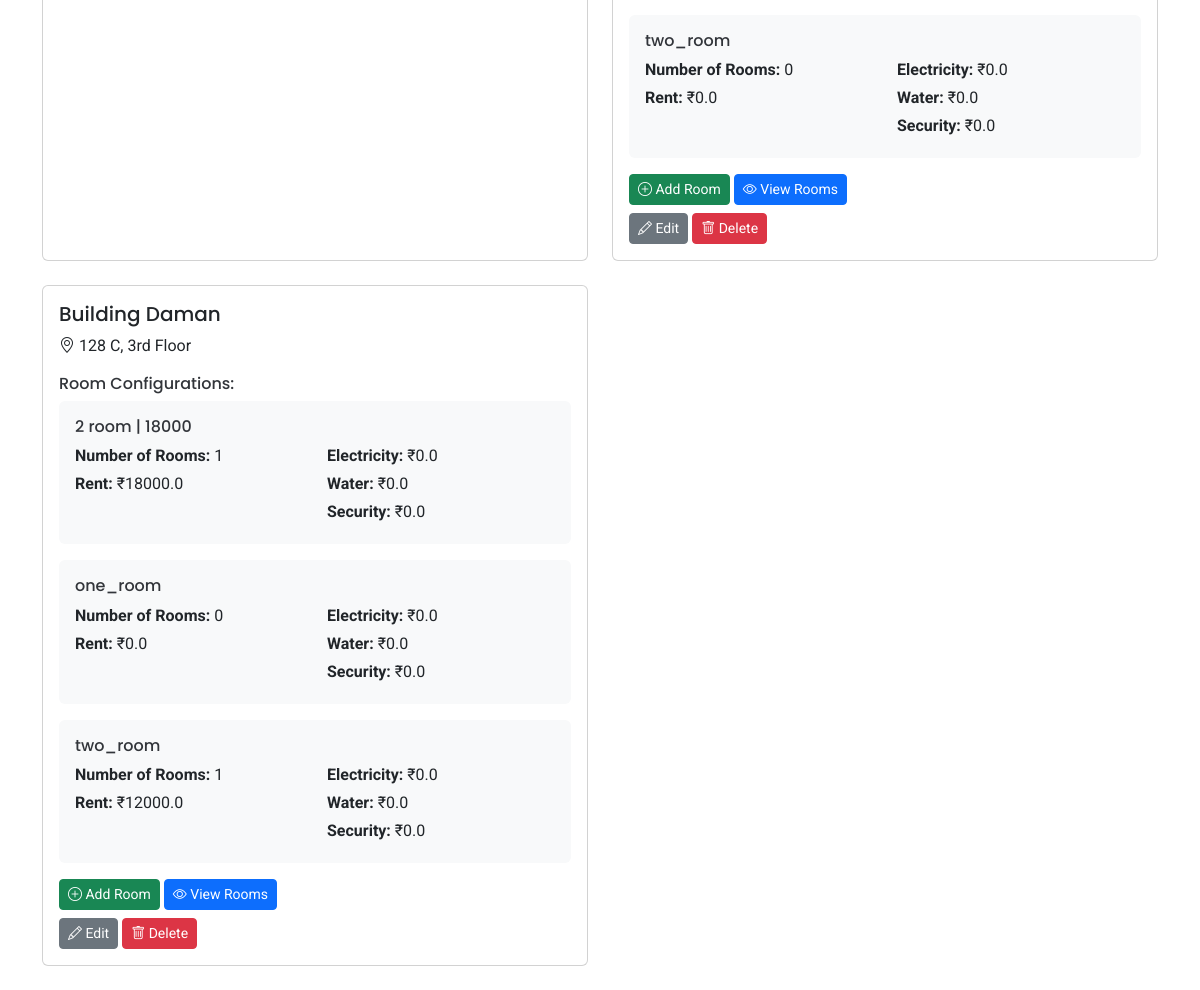
Page /my-properties (signed in, lower part) on the earlier database version.
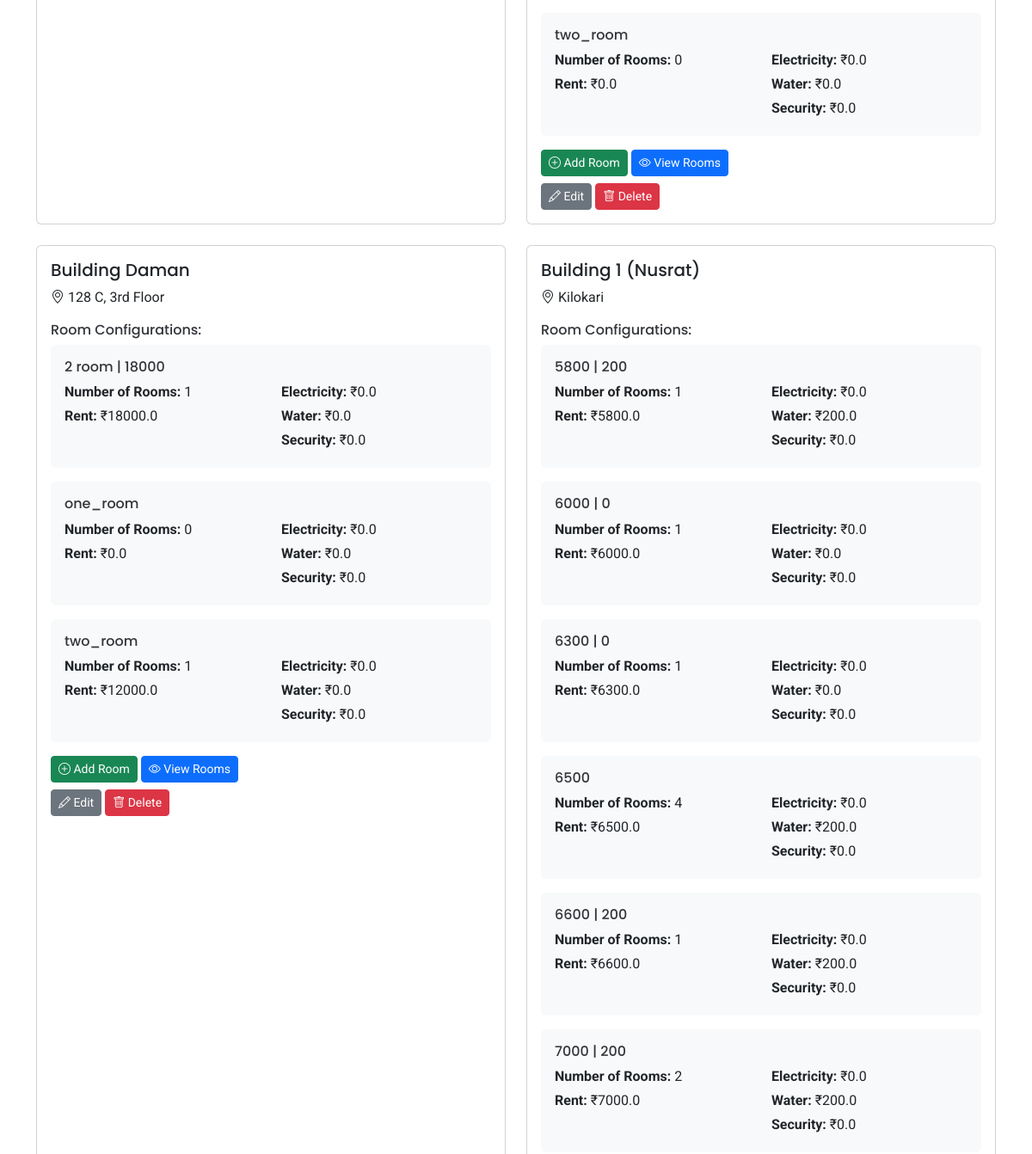
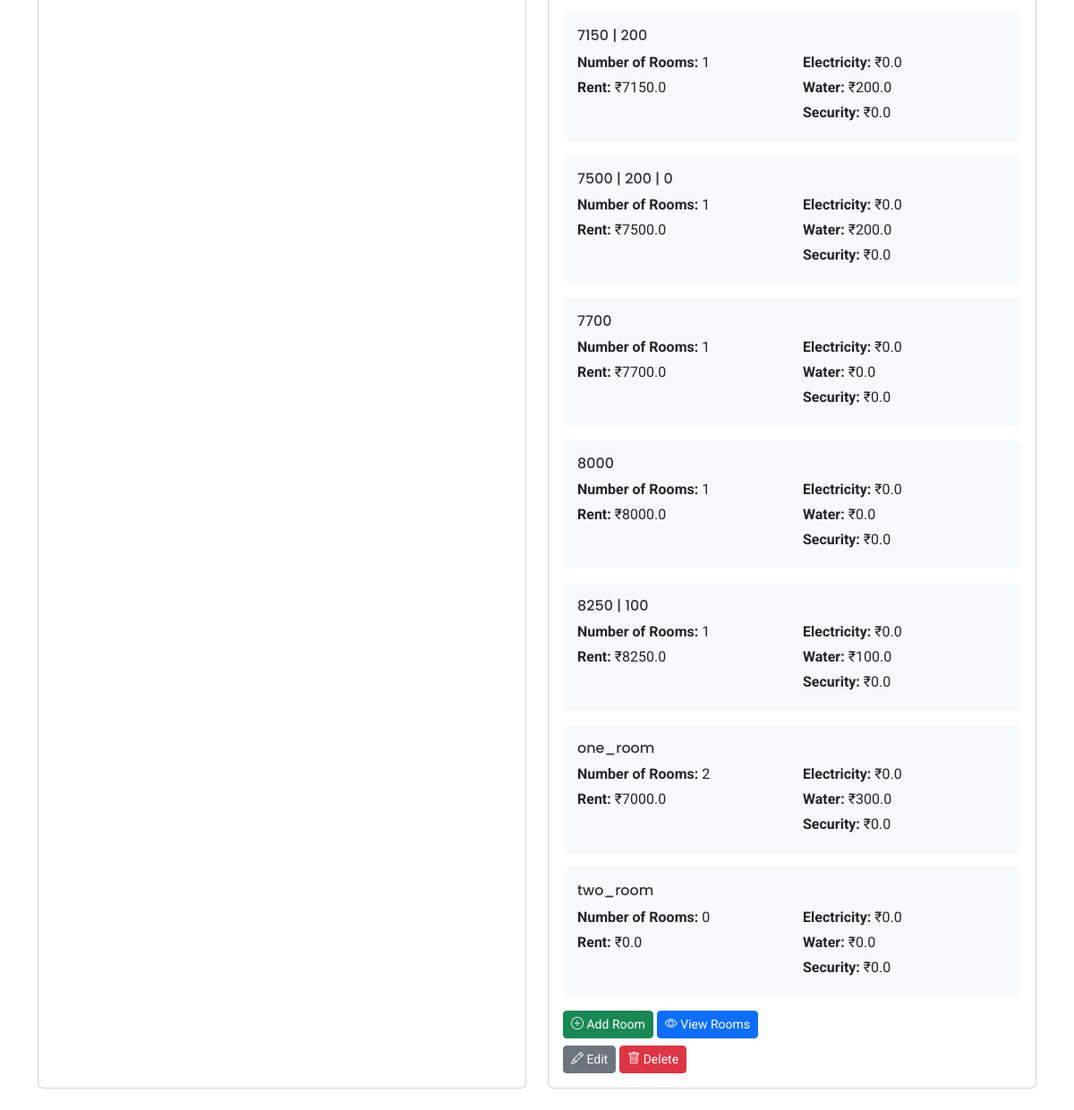
Same page on the later database version (2 pictures, top to bottom).
### tables this page shows
CREATE TABLE room_configurations
                 (id INTEGER PRIMARY KEY AUTOINCREMENT,
                  property_id INTEGER NOT NULL,
                  room_type TEXT NOT NULL,
                  room_count INTEGER NOT NULL,
                  rent REAL NOT NULL,
                  electricity_charge REAL NOT NULL,
                  water_charge REAL NOT NULL,
                  security_deposit REAL NOT NULL,
                  FOREIGN KEY (property_id) REFERENCES properties (id));

CREATE TABLE properties
                 (id INTEGER PRIMARY KEY AUTOINCREMENT,
                  name TEXT NOT NULL,
                  address TEXT NOT NULL,
                  user_id INTEGER NOT NULL,
                  FOREIGN KEY (user_id) REFERENCES users (id));

### app/routes.py (the view)
@app.route('/my-properties')
def my_properties():
    if 'user_id' not in session:
        flash('Please login to access this page', 'warning')
        return redirect(url_for('login'))
    conn = get_db()
    c = conn.cursor()
    properties_data = c.execute('''
        SELECT p.id, p.name, p.address,
               rc.id as room_config_id, rc.room_type, rc.room_count,
               rc.rent, rc.electricity_charge, rc.water_charge, rc.security_deposit
        FROM properties p
        LEFT JOIN room_configurations rc ON p.id = rc.property_id
        WHERE p.user_id = ?
        ORDER BY p.id, rc.room_type -- Order by property and then room type
    ''', (session['user_id'],)).fetchall()
    formatted_properties = []
    current_property = None
    for row in properties_data:
        if current_property is None or current_property['id'] != row['id']:
            if current_property is not None:
                formatted_properties.append(current_property)
            current_property = {
                'id': row['id'],
                'name': row['name'],
                'address': row['address'],
                'room_configurations': [] # Renamed key to be more accurate
            }
        if row['room_config_id']: # Check if rc.id is not NULL
             current_property['room_configurations'].append({
                'id': row['room_config_id'],
                'room_type': row['room_type'],
                'room_count': row['room_count'],
                'rent': row['rent'],
                'electricity_charge': row['electricity_charge'],
                'water_charge': row['water_charge'],
                'security_deposit': row['security_deposit']
            })
    if current_property is not None:
        formatted_properties.append(current_property)
    conn.close()
    return render_template('my_properties.html',
                         properties=formatted_properties)

### app/routes.py (called while the page is built)
def get_db():
    conn = sqlite3.connect('rentease.db')
    conn.row_factory = sqlite3.Row
    return conn

### app/templates/my_properties.html (shortened to what this page needs)
<!DOCTYPE html>
<html lang="en">
<head>
  <link href="{{ url_for('static', filename='assets/vendor/bootstrap/css/bootstrap.min.css') }}" rel="stylesheet">
  <link href="{{ url_for('static', filename='assets/vendor/bootstrap-icons/bootstrap-icons.css') }}" rel="stylesheet">
  <link href="{{ url_for('static', filename='assets/vendor/aos/aos.css') }}" rel="stylesheet">
  <link href="{{ url_for('static', filename='assets/css/main.css') }}" rel="stylesheet">
</head>
<body class="index-page">
  <main class="main" style="margin-top: 100px;">
    <div class="container mt-5">
      {% if properties %}
        <div class="row">
          {% for property in properties %}
          <div class="col-md-6 mb-4">
            <div class="card h-100">
              <div class="card-body">
                <h5 class="card-title">{{ property.name }}</h5>
                <p class="card-text"><i class="bi bi-geo-alt"></i> {{ property.address }}</p>
                <div class="mt-3">
                  <h6>Room Configurations:</h6>
                  {% for room_config in property.room_configurations %}
                  <div class="mb-3 p-3 bg-light rounded">
                    <h6 class="mb-2">{{ room_config.room_type }}</h6>
                    <div class="row">
                      <div class="col-6">
                        {% if room_config.room_count is not none %}
                            <p class="mb-1"><strong>Number of Rooms:</strong> {{ room_config.room_count }}</p>
                        {% endif %}
                        <p class="mb-1"><strong>Rent:</strong> ₹{{ room_config.rent }}</p>
                      </div>
                      <div class="col-6">
                        <p class="mb-1"><strong>Electricity:</strong> ₹{{ room_config.electricity_charge }}</p>
                        <p class="mb-1"><strong>Water:</strong> ₹{{ room_config.water_charge }}</p>
                        <p class="mb-1"><strong>Security:</strong> ₹{{ room_config.security_deposit }}</p>
                      </div>
                    </div>
                  </div>
                  {% endfor %}
                  <div class="mt-3">
                    <div class="mb-2">
                      <button type="button" class="btn btn-success btn-sm" data-bs-toggle="modal" data-bs-target="#addRoomModal{{ property.id }}">
                        <i class="bi bi-plus-circle"></i> Add Room
                      </button>
                      <a href="{{ url_for('view_rooms', property_id=property.id, source='properties') }}" class="btn btn-primary btn-sm">
                        <i class="bi bi-eye"></i> View Rooms
                      </a>
                    </div>
                    <div>
                      <a href="{{ url_for('edit_property', property_id=property.id) }}" class="btn btn-secondary btn-sm">
                        <i class="bi bi-pencil"></i> Edit
                      </a>
                      <button type="button" class="btn btn-danger btn-sm" data-bs-toggle="modal" data-bs-target="#deletePropertyModal{{ property.id }}">
                        <i class="bi bi-trash"></i> Delete
                      </button>
                    </div>
                  </div>
                </div>
              </div>
            </div>
          </div>
          {% endfor %}
        </div>
      {% else %}
        <div class="alert alert-info">
          You haven't added any properties yet. Click the "Add New Property" button to get started!
        </div>
      {% endif %}
    </div>
  </main>
</body>
</html>

### app/static/assets/css/main.css (style rules this page uses)
:root { --default-font: "Roboto", system-ui, -apple-system, "Segoe UI", Roboto, "Helvetica Neue", Arial, "Noto Sans", "Liberation Sans", sans-serif, "Apple Color Emoji", "Segoe UI Emoji", "Segoe UI Symbol", "Noto Color Emoji"; --heading-font: "Poppins", sans-serif; --nav-font: "Raleway", sans-serif; }
:root { --background-color: #ffffff; --default-color: #212529; --heading-color: #32353a; --accent-color: #5d57f4; --surface-color: #ffffff; --contrast-color: #ffffff; }
:root { --nav-color: #3a3939; --nav-hover-color: #5d57f4; --nav-mobile-background-color: #ffffff; --nav-dropdown-background-color: #ffffff; --nav-dropdown-color: #3a3939; --nav-dropdown-hover-color: #5d57f4; }
:root { scroll-behavior: smooth; }
body { color: var(--default-color); background-color: var(--background-color); font-family: var(--default-font); }
a { color: var(--accent-color); text-decoration: none; transition: 0.3s; }

Differences in the rows shown:
added room_configurations: name "Building 1 (Nusrat)", address "Kilokari", room_type "5800 | 200", room_count "1", rent "5800.0", electricity_charge "0.0", water_charge "200.0", security_deposit "0.0"
added room_configurations: room_type "6000 | 0", room_count "1", rent "6000.0", electricity_charge "0.0", water_charge "0.0", security_deposit "0.0", shown under "Building 1 (Nusrat)"
added room_configurations: room_type "6300 | 0", room_count "1", rent "6300.0", electricity_charge "0.0", water_charge "0.0", security_deposit "0.0", shown under "Building 1 (Nusrat)"
added room_configurations: room_type "6500", room_count "4", rent "6500.0", electricity_charge "0.0", water_charge "200.0", security_deposit "0.0", shown under "Building 1 (Nusrat)"
added room_configurations: room_type "6600 | 200", room_count "1", rent "6600.0", electricity_charge "0.0", water_charge "200.0", security_deposit "0.0", shown under "Building 1 (Nusrat)"
added room_configurations: room_type "7000 | 200", room_count "2", rent "7000.0", electricity_charge "0.0", water_charge "200.0", security_deposit "0.0", shown under "Building 1 (Nusrat)"
added room_configurations: room_type "7150 | 200", room_count "1", rent "7150.0", electricity_charge "0.0", water_charge "200.0", security_deposit "0.0", shown under "Building 1 (Nusrat)"
added room_configurations: room_type "7500 | 200 | 0", room_count "1", rent "7500.0", electricity_charge "0.0", water_charge "200.0", security_deposit "0.0", shown under "Building 1 (Nusrat)"
added room_configurations: room_type "7700", room_count "1", rent "7700.0", electricity_charge "0.0", water_charge "0.0", security_deposit "0.0", shown under "Building 1 (Nusrat)"
added room_configurations: room_type "8000", room_count "1", rent "8000.0", electricity_charge "0.0", water_charge "0.0", security_deposit "0.0", shown under "Building 1 (Nusrat)"
added room_configurations: room_type "8250 | 100", room_count "1", rent "8250.0", electricity_charge "0.0", water_charge "100.0", security_deposit "0.0", shown under "Building 1 (Nusrat)"
added room_configurations: room_type "one_room", room_count "2", rent "7000.0", electricity_charge "0.0", water_charge "300.0", security_deposit "0.0", shown under "Building 1 (Nusrat)"
added room_configurations: room_type "two_room", room_count "0", rent "0.0", electricity_charge "0.0", water_charge "0.0", security_deposit "0.0", shown under "Building 1 (Nusrat)"
